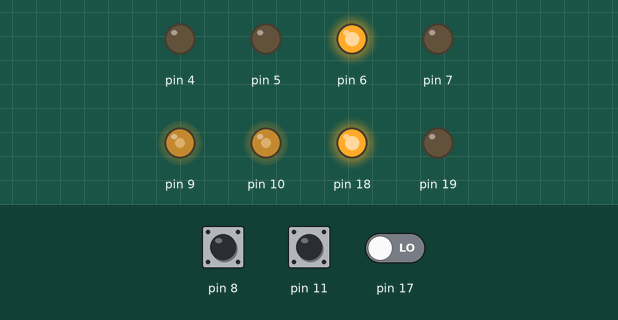
Simulated run of this sketch. Board: Arduino Uno, built with avr-gcc and run on an emulated ATmega328P. Shown: output pins drawn as LEDs (lit = HIGH). The inputs (shaded band) are chosen by the test bench; at power-on: pin 8 HIGH, pin 11 HIGH, pin 17 LOW. What the sketch prints to the serial monitor is not drawn.

Above: at 0.1 s.
At 0.6 s:
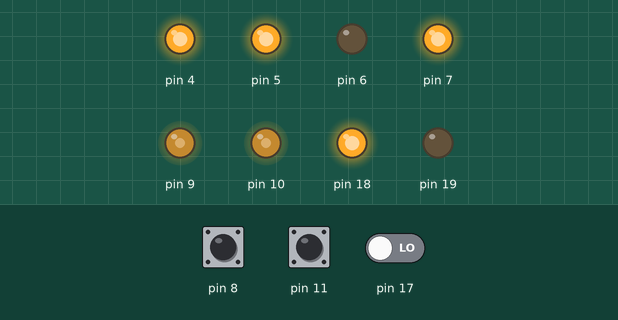
At 1.1 s:
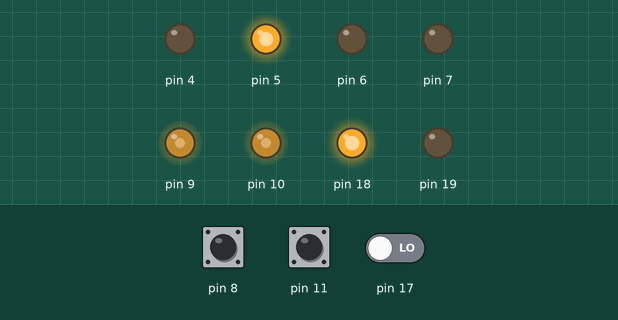
At 13.1 s:
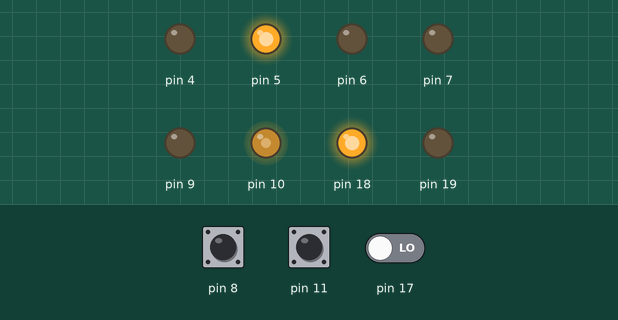
Timing chart, 0 to 14.6 s (numbered marks = the images above):
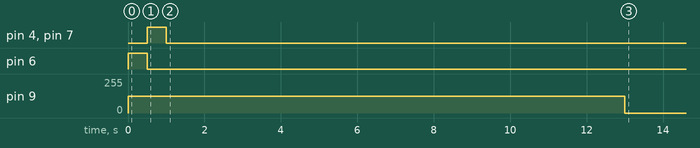

Measured:
- by itself, pin 9: 125/255 → 0/255 at 13.0 s

The sketch:

UAVMED_wireslesstrigger.ino
```cpp
static uint32_t currentTime = 0;
static uint32_t previousTime = 0;
static uint16_t cycleTime = 0;
static uint32_t taskTime1s = 0, taskTime50Hz = 0;

#define BUTTON_A B00000010
#define BUTTON_B B00001000
#define BUTTON_C B00000001
#define BUTTON_D B00000100

#define SWITCH_PIN B00001000
uint8_t pin_switch = 1;
uint8_t mission = 0;

#define RELAY_1 B10000000
#define RELAY_2 B01000000
#define RELAY_3 B00100000 //Red
#define RELAY_4 B00010000 //Green

#define PWM_HIGH 2000
#define PWM_LOW  1000

#define PWM_Pin9  0
#define PWM_Pin10 1

#define CH7_MotorInterlock PWM_Pin9
#define CH8_Brake PWM_Pin10

#define RC_CHANS 2
#define PCINT_PIN_COUNT 2
#define PCINT_RX_BITS (1<<0),(1<<3)
#define RX_PCINT_PIN_PORT PINB

#define board_trig 0
#define remote_trig 1

static int16_t rcData[RC_CHANS]; //interval [1000;2000]
static uint8_t PCInt_RX_Pins[PCINT_PIN_COUNT] = {PCINT_RX_BITS};
volatile uint16_t rcValue[RC_CHANS];
volatile int16_t RC_Command[RC_CHANS];
```

PWM.ino
```cpp
void PWM_init(){
  DDRB |= (_BV(DDB1) | _BV(DDB2));
  TCCR1A |= (_BV(COM1A1) | _BV(COM1B1));

  PWM_write(CH7_MotorInterlock, PWM_LOW);
  PWM_write(CH8_Brake, PWM_LOW);

  DDRB &= ~(_BV(DDB0) | _BV(DDB3));
  PORTB |= (_BV(PORTB0) | _BV(PORTB3));
  cli();
  PCICR |= _BV(PCIE0); // turn on PCMSK0
  PCMSK0 |= (_BV(PCINT0) | _BV(PCINT3));
  sei();
}

void PWM_write(uint8_t chan, uint16_t PWM){
  if(chan == PWM_Pin9){
    OCR1A = PWM >> 3;
  }
  else if(chan == PWM_Pin10){
    OCR1B = PWM >> 3;
  }
}

#define RX_PIN_CHECK(chan)                             \
  if (mask & PCInt_RX_Pins[chan]) {                    \
    if (!(pin & PCInt_RX_Pins[chan])) {                \
      dTime = cTime - edgeTime[chan];                  \
      if (800<dTime && dTime<2200) {                   \
        rcValue[chan] = dTime;                         \
      }                                                \
    }                                                  \
    else edgeTime[chan] = cTime;                       \
  }

void RX_PIN_MASK(){
  uint8_t mask;
  uint8_t pin;
  uint16_t cTime, dTime;
  static uint16_t edgeTime[8];
  static uint8_t PCintLast;

  pin = RX_PCINT_PIN_PORT; //read PIN
  mask = pin ^ PCintLast; //indicate which bit change
  cTime = micros(); //keep only 16 bits
  sei(); //re-enable other interrupts at this point, the rest of this interrupt is not so time critical and can be interrupted safely
  PCintLast = pin; //memorize the state of all PIN7:0

  //write PPM to each PIN
  #if (PCINT_PIN_COUNT > 0)
    RX_PIN_CHECK(0);
  #endif
  #if (PCINT_PIN_COUNT > 1)
    RX_PIN_CHECK(1);
  #endif
}

uint16_t readRawRC(uint8_t chan) {
  uint16_t data;
  uint8_t oldSREG;

  oldSREG = SREG;
  cli(); // Let's disable interrupts

  data = rcValue[chan]; // Let's copy the data Automically

  SREG = oldSREG;
  sei();// Let's enable the interrupts
  return data; // We return the value correctly copied when the IRQ's where disabled
}

void computeRC() {
  static int16_t rcData4Values[RC_CHANS][4], rcDataMean[RC_CHANS];
  static uint8_t rc4ValuesIndex = 0;
  uint8_t chan,a;

  rc4ValuesIndex++;

  for(chan = 0; chan < RC_CHANS; chan++) {
    rcData4Values[chan][rc4ValuesIndex%4] = readRawRC(chan);
    rcDataMean[chan] = 0;
    for(a = 0; a < 4; a++) rcDataMean[chan] += rcData4Values[chan][a];
    rcDataMean[chan] = (rcDataMean[chan]+2)>>2;
    if(rcDataMean[chan] < rcData[chan]-3) rcData[chan] = rcDataMean[chan]+2;
    if(rcDataMean[chan] > rcData[chan]+3) rcData[chan] = rcDataMean[chan]-2;
    RC_Command[chan] = rcData[chan];
  }
}

ISR (PCINT0_vect){
  RX_PIN_MASK();
}
```

Relay.ino
```cpp
void relay_init(){
  DDRD |= (_BV(DDD4) | _BV(DDD5) | _BV(DDD6) | _BV(DDD7));
  PORTD &= ~(_BV(PORTD4) | _BV(PORTD5) | _BV(PORTD6) | _BV(PORTD7));

  relay_off(RELAY_1);
  relay_on(RELAY_2);
  relay_off(RELAY_3);
  relay_off(RELAY_4);
  delay(500);
  relay_on(RELAY_1);
  relay_off(RELAY_2);
  relay_on(RELAY_3);
  relay_on(RELAY_4);
  delay(500);
  relay_off(RELAY_1);
  relay_off(RELAY_4);
}

void relay_on(uint8_t RELAY_NUM){
  PORTD |= RELAY_NUM;
}

void relay_off(uint8_t RELAY_NUM){
  PORTD &= ~(RELAY_NUM);
}
```

Switch.ino
```cpp
void switch_init(){
  DDRC |= (_BV(DDC4) | _BV(DDC5));
  DDRC &= ~(_BV(DDC0) | _BV(DDC1) | _BV(DDC2) | _BV(DDC3));
  PORTC |= (_BV(PORTC4));
  PORTC &= ~(_BV(PORTC5));
}

bool read_switch(uint8_t BUTTON){
  bool val = PINC & BUTTON;
  return val;
}

bool read_LED13(){
  bool val = PINB & B00100000;
  return val;
}
```

main.ino
```cpp
void setup() {
  switch_init();
  PWM_init();
  relay_init();
  delay(12000);
  Serial.begin(115200);
}

void(* resetFunc) (void) = 0; //declare reset function @ address 0

void loop() {
  currentTime = micros();
  cycleTime = currentTime - previousTime;
  previousTime = currentTime;

  if(currentTime > taskTime1s){
    taskTime1s = currentTime + 1000000;

    if(mission == 0 || mission == 3){
      if(RC_Command[remote_trig] > 1800) relay_off(RELAY_3); //red on
      else relay_on(RELAY_3); //red off
    }

    if(RC_Command[board_trig] > 1800){
      if(read_switch(SWITCH_PIN) && pin_switch <= 10 && pin_switch != 0){
        if(pin_switch % 2 == 1) relay_on(RELAY_3); //red blink
        else relay_off(RELAY_3); //red blink
        pin_switch++;
      }
      else if(read_switch(SWITCH_PIN) && pin_switch >= 10){
        relay_off(RELAY_3); //red on
        relay_off(RELAY_4); //green off
        mission = 2; //take off again
      }
      else if(pin_switch != 0){
        relay_on(RELAY_3); //red off
        relay_on(RELAY_4); //green on
        //pin_switch = 1;
        mission = 1; //motor stop
      }
    }
  }

  if(currentTime > taskTime50Hz){ //50 Hz task
    taskTime50Hz = currentTime + 20000;
    computeRC();
  }

  if(RC_Command[board_trig] > 1800 && mission == 0){
    mission = 1;
    PWM_write(CH8_Brake, PWM_HIGH);
    delay(10);
    relay_on(RELAY_2);
    delay(1000);
    PWM_write(CH7_MotorInterlock, PWM_LOW);
    delay(10);
    relay_on(RELAY_1);
  }
  else if(mission == 2){
    mission = 3;
    pin_switch = 0;
    //delay(10000);
    for(uint8_t i=0; i<10; i++){
      if(i%2==0) relay_on(RELAY_3); //red blink
      else relay_off(RELAY_3); //red blink
      delay(2500);
    }
    PWM_write(CH7_MotorInterlock, PWM_HIGH);
    delay(10);
    relay_off(RELAY_1);
    delay(5000);
    PWM_write(CH8_Brake, PWM_LOW);
    delay(10);
    relay_off(RELAY_2);
  }
  else{
    PWM_write(CH7_MotorInterlock, RC_Command[remote_trig]);
  }
  Serial.print(mission);
  Serial.println(read_switch(SWITCH_PIN));
}
```
